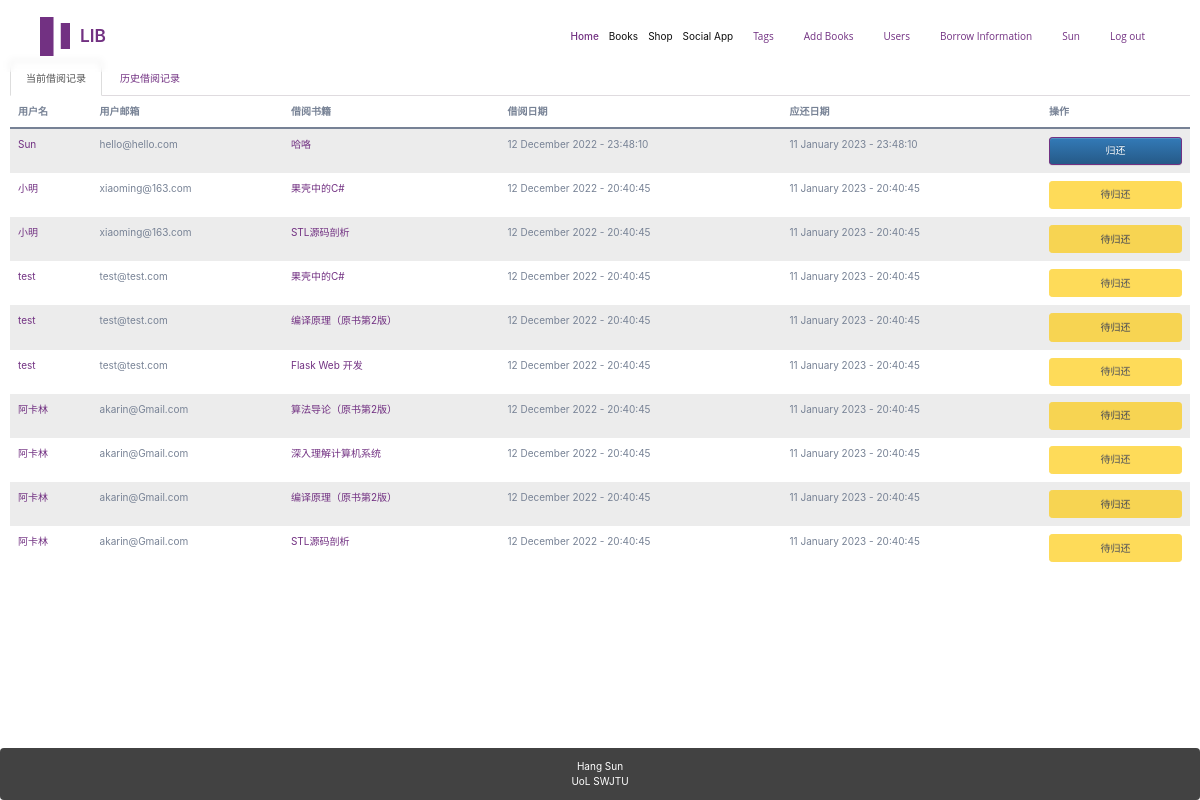
Page /logs_info/ (signed in) on the committed database.
### app/models.py (models this page shows, shortened)
class User(UserMixin, db.Model):
    __tablename__ = 'users'
    id = db.Column(db.Integer, primary_key=True)
    email = db.Column(db.String(64), unique=True)
    name = db.Column(db.String(64))
    password_hash = db.deferred(db.Column(db.String(128)))
    major = db.Column(db.String(128))
    role_id = db.Column(db.Integer, db.ForeignKey('roles.id'))
    headline = db.Column(db.String(32), nullable=True)
    about_me = db.deferred(db.Column(db.Text, nullable=True))
    about_me_html = db.deferred(db.Column(db.Text, nullable=True))
    avatar = db.Column(db.String(128))
    member_since = db.Column(db.DateTime(), default=datetime.utcnow)
    @property
    def password(self):
        raise AttributeError('password is not readable attribute')
    def can(self, permissions):
        return self.role is not None and \
               (self.role.permissions & permissions) == permissions
    logs = db.relationship('Log',
                           backref=db.backref('user', lazy='joined'),
                           lazy='dynamic',
                           cascade='all, delete-orphan')
    comments = db.relationship('Comment',
                               backref=db.backref('user', lazy='joined'),
                               lazy='dynamic',
                               cascade='all, delete-orphan')

class Log(db.Model):
    __tablename__ = 'logs'
    id = db.Column(db.Integer, primary_key=True)
    user_id = db.Column(db.Integer, db.ForeignKey('users.id'))
    book_id = db.Column(db.Integer, db.ForeignKey('books.id'))
    borrow_timestamp = db.Column(db.DateTime, default=datetime.now())
    return_timestamp = db.Column(db.DateTime, default=datetime.now())
    returned = db.Column(db.Boolean, default=0)

class Book(db.Model):
    __tablename__ = 'books'
    id = db.Column(db.Integer, primary_key=True)
    isbn = db.Column(db.String(16), unique=True)
    title = db.Column(db.String(128))
    origin_title = db.Column(db.String(128))
    subtitle = db.Column(db.String(128))
    author = db.Column(db.String(128))
    translator = db.Column(db.String(64))
    publisher = db.Column(db.String(64))
    image = db.Column(db.String(128))
    pubdate = db.Column(db.String(32))
    pages = db.Column(db.Integer)
    price = db.Column(db.String(16))
    binding = db.Column(db.String(16))
    numbers = db.Column(db.Integer, default=5)
    summary = db.deferred(db.Column(db.Text, default=""))
    summary_html = db.deferred(db.Column(db.Text))
    catalog = db.deferred(db.Column(db.Text, default=""))
    catalog_html = db.deferred(db.Column(db.Text))
    hidden = db.Column(db.Boolean, default=0)
    logs = db.relationship('Log',
                           backref=db.backref('book', lazy='joined'),
                           lazy='dynamic',
                           cascade='all, delete-orphan')
    comments = db.relationship('Comment', backref='book',
                               lazy='dynamic',
                               cascade='all, delete-orphan')
    @property
    def tags_string(self):
        return ",".join([tag.name for tag in self.tags.all()])

### app/main/log/views.py (the view)
@log.route('/')
@login_required
def index():
    show = request.args.get('show', 0, type=int)
    if show != 0:
        show = 1
    page = request.args.get('page', 1, type=int)
    pagination = Log.query.filter_by(returned=show).order_by(Log.borrow_timestamp.desc()).paginate(page, per_page=10)
    logs = pagination.items
    return render_template("logs_info.html", logs=logs, pagination=pagination, title=u"借阅信息")

### app/main/__init__.py (called while the page is built)
@lm.user_loader
def load_user(id):
    return User.query.get(int(id))

### app/main/index/views.py (called while the page is built)
@main.app_context_processor
def inject_permissions():
    return dict(Permission=Permission)

### app/main/log/templates/logs_info.html (shortened to what this page needs)
{% extends "base.html" %}
{% from "bootstrap/pagination.html" import render_pagination %}
{% block mycontent %}
    <ul class="nav nav-tabs" role="tablist">
        {% if request.args.get('show',0)!='1' %}
            <li role="presentation" class="active"><a href="#" role="tab">当前借阅记录</a></li>
            <li role="presentation"><a href="{{ url_for('log.index',show=1) }}" role="tab">历史借阅记录</a></li>
        {% else %}
            <li role="presentation"><a href="{{ url_for('log.index',show=0) }}" role="tab">当前借阅记录</a></li>
            <li role="presentation" class="active"><a href="#" role="tab">历史借阅记录</a></li>
        {% endif %}
    </ul>
    <div class="tab-content">
        {% if request.args.get('show',0)!='1' %}
            <table class="table table-striped table-hover">
                <thead class="hidden-xs">
                <tr>
                    <th>用户名</th>
                    <th>用户邮箱</th>
                    <th>借阅书籍</th>
                    <th>借阅日期</th>
                    <th>应还日期</th>
                    {%- if current_user.is_authenticated -%}
                        <th>操作</th>
                    {%- endif -%}
                </tr>
                </thead>
                <tbody>
                {% for log in logs %}
                    <tr class="animated fadeIn delay-{{ loop.index0 }}">
                        <td><a href="{{ url_for('user.detail' ,user_id=log.user.id) }}">{{ log.user.name }}</a>
                        </td>
                        <td class="hidden-xs">{{ log.user.email }}</td>
                        <td class="hidden-xs"><a
                                href="{{ url_for('book.detail',book_id=log.book.id) }}">{{ log.book.title }}</a></td>
                        <td class="hidden-xs">{{ log.borrow_timestamp.strftime('%d %B %Y - %H:%M:%S') }}</td>
                        <td class="hidden-xs">{{ log.return_timestamp.strftime('%d %B %Y - %H:%M:%S') }}</td>
                        {%- if current_user.is_authenticated -%}
                            <td class="hidden-xs">
                            {% if current_user.id == log.user.id %}
                                <a class="btn btn-primary btn-block"
                                   href="{{ url_for('log.book_return',log_id=log.id,next=request.path) }}">
                                    归还
                                </a>
                            {% else %}
                                <button class="btn btn-warning btn-block" disabled>待归还</button>
                            {% endif %}
                        {%- endif -%}
                        </td>
                    </tr>
                {% endfor %}
                </tbody>
            </table>
        {% endif %}
{% endblock %}

### app/templates/base.html (shortened to what this page needs)
{%- extends "bootstrap/base.html" -%}
{%- from 'bootstrap/utils.html' import flashed_messages,icon -%}
{%- block styles -%}
    <link href="{{ url_for('static',filename='css/bootstrap.min.css') }}" rel="stylesheet">
    <link href="{{ url_for('static',filename='css/bootstrap-theme.min.css') }}" rel="stylesheet">
    <link href="{{ url_for('static',filename='css/main.css') }}" rel="stylesheet">
	<link href="{{ url_for('static',filename='static/css/theme.min.css') }}" rel="stylesheet">
{%- endblock -%}
{%- block body_attribs %} class="Site"{%- endblock -%}
{%- block navbar -%}
      <nav class="navbar navbar-expand-lg navbar-light fixed-top py-3 backdrop" data-navbar-on-scroll="data-navbar-on-scroll">
        <div class="container"><a class="navbar-brand d-flex align-items-center fw-semi-bold fs-3" href="{{ url_for('main.index') }}"> <img class="me-3" src="{{ url_for('static',filename='static/picture/logo.png') }}" alt="">
            <div class="text-primary font-base">LIB</div>
          </a>
          <div class="collapse navbar-collapse border-top border-lg-0 mt-4 mt-lg-0" id="navbarSupportedContent">
            <ul class="navbar-nav ms-auto pt-2 pt-lg-0 font-base">
              <li class="nav-item"><a class="nav-link fw-medium active" aria-current="page" href="{{ url_for('main.index') }}">Home</a></li>
              <li class="nav-item"><a class="nav-link" href="{{ url_for('book.index') }}">Books</a></li>
              <li class="nav-item"><a class="nav-link" href="http://47.99.103.129:5000/shop/home">Shop</a></li>
			  <li class="nav-item"><a class="nav-link" href="http://47.99.103.129:5001">Social App</a></li>
            </ul>
			<ul class="nav navbar-nav">
			    {%- if current_user.is_authenticated -%}
			        <li {%- if request.path == url_for('book.tags') %} class="active"{%- endif -%} ><a
			                href="{{ url_for('book.tags') }}">Tags</a></li>
			        {%- if current_user.can(Permission.ADD_BOOK) -%}
			            <li {%- if request.path == url_for('book.add') %} class="active"{%- endif -%} ><a
			                    href="{{ url_for('book.add') }}">Add Books</a></li>
			        {%- endif -%}
			        <li {%- if request.path == url_for('user.index') %} class="active"{%- endif -%} ><a
			                href="{{ url_for('user.index') }}">Users</a></li>
			        <li {%- if request.path == url_for('log.index') %} class="active"{%- endif -%} ><a
			                href="{{ url_for('log.index') }}">Borrow Information</a></li>
			    {%- endif -%}
			</ul>
			<ul class="nav navbar-nav navbar-right">
			    {%- if current_user.is_authenticated -%}
			        <li  >
			            <a href="{{ url_for('user.detail',user_id=current_user.id) }}">{{ current_user.name }}</a>
			        </li>
			        <li><a href="{{ url_for('auth.logout') }}">Log out</a></li>
			    {%- else -%}
			        <li><a href="{{ url_for('auth.login') }}">Log in</a></li>
			    {%- endif -%}
			</ul>
          </div>
        </div>
      </nav>
{%- endblock -%}
{%- block content -%}
    <main class="container-fluid Site-content">
        {%- block mycontent -%}{%- endblock -%}
    </main>
    <footer class="panel panel-inverse">
        <div id="site-footer-content">
            <div><span class="username">Hang Sun</span></div>
            <span class="line-wrap">UoL</span>
            <span class="line-wrap">SWJTU</span>
        </div>
    </footer>
{%- endblock -%}

### app/static/css/main.css (style rules this page uses)
html, body { height: 100%; width: 100%; margin: 0; padding: 0; }
.Site { display: -webkit-box; display: -moz-box; display: -ms-flexbox; display: -webkit-flex; display: flex; flex-direction: column; }
.Site-content { -webkit-box-flex: 1 0 auto; -moz-box-flex: 1 0 auto; -webkit-flex: 1 0 auto; -ms-flex: 1 0 auto; flex: 1 0 auto; width: 100%; margin-top: 60px; }
.panel.panel-inverse { -webkit-box-flex: none; -moz-box-flex: none; -webkit-flex: none; -ms-flex: none; flex: none; margin-bottom: 0; background-color: #424242; color: white; text-align: center; padding: 1rem; }
.line-wrap { display: inline-block; }
html, body, main { font-family: -apple-system, "Helvetica Neue", Helvetica, Arial, sans-serif; }
.animated { -webkit-animation-fill-mode: both; -moz-animation-fill-mode: both; -ms-animation-fill-mode: both; -o-animation-fill-mode: both; animation-fill-mode: both; -webkit-animation-duration: 1s; -moz-animation-duration: 1s; -ms-animation-duration: 1s; -o-animation-duration: 1s; animation-duration: 1s; }
.delay-0 { -webkit-animation-delay: .05s; -moz-animation-delay: .05s; -o-animation-delay: .05s; animation-delay: .05s; }
.delay-1 { -webkit-animation-delay: .10s; -moz-animation-delay: .10s; -o-animation-delay: .10s; animation-delay: .10s; }
.delay-2 { -webkit-animation-delay: .15s; -moz-animation-delay: .15s; -o-animation-delay: .15s; animation-delay: .15s; }
.delay-3 { -webkit-animation-delay: .20s; -moz-animation-delay: .20s; -o-animation-delay: .20s; animation-delay: .20s; }
.delay-4 { -webkit-animation-delay: .25s; -moz-animation-delay: .25s; -o-animation-delay: .25s; animation-delay: .25s; }
.delay-5 { -webkit-animation-delay: .30s; -moz-animation-delay: .30s; -o-animation-delay: .30s; animation-delay: .30s; }
.delay-6 { -webkit-animation-delay: .35s; -moz-animation-delay: .35s; -o-animation-delay: .35s; animation-delay: .35s; }
.delay-7 { -webkit-animation-delay: .40s; -moz-animation-delay: .40s; -o-animation-delay: .40s; animation-delay: .40s; }
.delay-8 { -webkit-animation-delay: .45s; -moz-animation-delay: .45s; -o-animation-delay: .45s; animation-delay: .45s; }
.delay-9 { -webkit-animation-delay: .50s; -moz-animation-delay: .50s; -o-animation-delay: .50s; animation-delay: .50s; }
.fadeIn { -webkit-animation-name: fadeIn; -moz-animation-name: fadeIn; -o-animation-name: fadeIn; animation-name: fadeIn; }
.table.table-striped { border: none; }
.table.table-striped td { border: none; }

### rows in the picture
User: name "Sun"
Log: user.name "Sun", user.email "hello@hello.com", book "哈咯", borrow_timestamp "12 December 2022 - 23:48:10", return_timestamp "11 January 2023 - 23:48:10"
Log: user.name "小明", user.email "xiaoming@163.com", book "果壳中的C#", borrow_timestamp "12 December 2022 - 20:40:45", return_timestamp "11 January 2023 - 20:40:45", shows "待归还"
Log: user.name "小明", user.email "xiaoming@163.com", book "STL源码剖析", borrow_timestamp "12 December 2022 - 20:40:45", return_timestamp "11 January 2023 - 20:40:45", shows "待归还"
Log: user.name "test", user.email "test@test.com", book "果壳中的C#", borrow_timestamp "12 December 2022 - 20:40:45", return_timestamp "11 January 2023 - 20:40:45", shows "待归还"
Log: user.name "test", user.email "test@test.com", book "编译原理（原书第2版）", borrow_timestamp "12 December 2022 - 20:40:45", return_timestamp "11 January 2023 - 20:40:45", shows "待归还"
Log: user.name "test", user.email "test@test.com", book "Flask Web 开发", borrow_timestamp "12 December 2022 - 20:40:45", return_timestamp "11 January 2023 - 20:40:45", shows "待归还"
Log: user.name "阿卡林", user.email "akarin@Gmail.com", book "算法导论（原书第2版）", borrow_timestamp "12 December 2022 - 20:40:45", return_timestamp "11 January 2023 - 20:40:45", shows "待归还"
Log: user.name "阿卡林", user.email "akarin@Gmail.com", book "深入理解计算机系统", borrow_timestamp "12 December 2022 - 20:40:45", return_timestamp "11 January 2023 - 20:40:45", shows "待归还"
Log: user.name "阿卡林", user.email "akarin@Gmail.com", book "编译原理（原书第2版）", borrow_timestamp "12 December 2022 - 20:40:45", return_timestamp "11 January 2023 - 20:40:45", shows "待归还"
Log: user.name "阿卡林", user.email "akarin@Gmail.com", book "STL源码剖析", borrow_timestamp "12 December 2022 - 20:40:45", return_timestamp "11 January 2023 - 20:40:45", shows "待归还"
